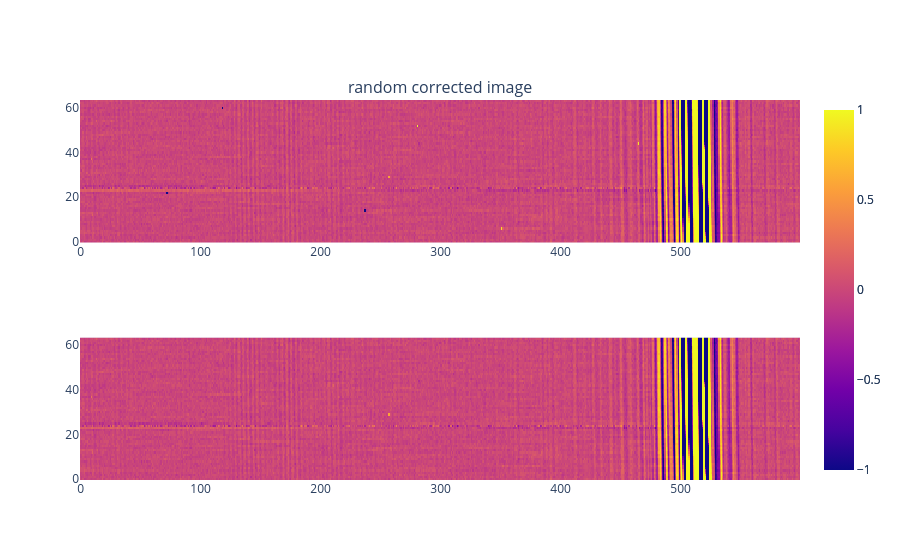

Notebook code cell kept with this figure:
### Code cell
a = np.reshape(
        ifgr.data["O2A"],
        (ifgr.parameters["Averaging"], ifgr.parameters["PixelArea"][2]),
    )
m = np.reshape(
        ifgr.data["M"],
        (ifgr.parameters["Averaging"], ifgr.parameters["PixelArea"][2]),
    )

z = np.reshape(
        ifgr.data["Z"],
        (ifgr.parameters["Averaging"], ifgr.parameters["PixelArea"][2]),
    )

for i in range(np.shape(a)[0]):
    a[i] = a[i]-np.median(a[i])

# Plotting
# fig = go.Figure()

# xrange = [650, 2000]
# yrange = [-0.8,0.5]

# xdata = m
# ydata = a
# fig.add_trace(go.Scatter(x=xdata,y=ydata, mode='markers'))

# fig.update_layout(legend_title_text = "Spectra")
# fig.update_xaxes(title_text="Mirror position / mm")
# fig.update_yaxes(title_text="Value")
# fig.show()

xaxis = np.arange(0, np.shape(a)[1])
yaxis = np.arange(0, np.shape(a)[0])

fig = make_subplots(rows=2, cols=1, subplot_titles=(["random corrected image"]))
fig.add_trace(go.Heatmap(
        x = xaxis,
        y = yaxis,
        z = a,
        zmin=-1, zmax=1),
        row=1, col=1)

idx = 472

t = pySNOM.images.RemoveSpikes(threshold=0.6, absolute_threshold=True, method='laplace', higher=True)
cc = t.transform(copy.deepcopy(a[:,0:idx]))
t = pySNOM.images.RemoveSpikes(threshold=-1, absolute_threshold=True, method='laplace', higher=False)
cc = t.transform(cc)

na = copy.deepcopy(a)
na[:,0:idx] = copy.deepcopy(cc)

fig.add_trace(go.Heatmap(
        x = xaxis,
        y = yaxis,
        z = na,
        zmin=-1, zmax=1),
        row=2, col=1)
fig.show()

### Figure 1 — Plotly figure (JSON) as saved in the notebook; plotly's stock layout.template omitted (floating-point values rounded to 4 significant figures; data arrays with more than 128 entries replaced by an {"elided": "..."} marker saying what was removed)
{"data": [{"type": "heatmap", "x": {"elided": "600 int values"}, "xaxis": "x", "y": [0, 1, 2, 3, 4, 5, 6, 7, 8, 9, 10, 11, 12, 13, 14, 15, 16, 17, 18, 19, 20, 21, 22, 23, 24, 25, 26, 27, 28, 29, 30, 31, 32, 33, 34, 35, 36, 37, 38, 39, 40, 41, 42, 43, 44, 45, 46, 47, 48, 49, 50, 51, 52, 53, 54, 55, 56, 57, 58, 59, 60, 61, 62, 63], "yaxis": "y", "z": {"elided": "64x600 float values"}, "zmax": 1, "zmin": -1}, {"type": "heatmap", "x": {"elided": "600 int values"}, "xaxis": "x2", "y": [0, 1, 2, 3, 4, 5, 6, 7, 8, 9, 10, 11, 12, 13, 14, 15, 16, 17, 18, 19, 20, 21, 22, 23, 24, 25, 26, 27, 28, 29, 30, 31, 32, 33, 34, 35, 36, 37, 38, 39, 40, 41, 42, 43, 44, 45, 46, 47, 48, 49, 50, 51, 52, 53, 54, 55, 56, 57, 58, 59, 60, 61, 62, 63], "yaxis": "y2", "z": {"elided": "64x600 float values"}, "zmax": 1, "zmin": -1}], "layout": {"annotations": [{"font": {"size": 16}, "showarrow": false, "text": "random corrected image", "x": 0.5, "xanchor": "center", "xref": "paper", "y": 1, "yanchor": "bottom", "yref": "paper"}], "xaxis": {"anchor": "y", "domain": [0, 1]}, "xaxis2": {"anchor": "y2", "domain": [0, 1]}, "yaxis": {"anchor": "x", "domain": [0.625, 1]}, "yaxis2": {"anchor": "x2", "domain": [0, 0.375]}}}
